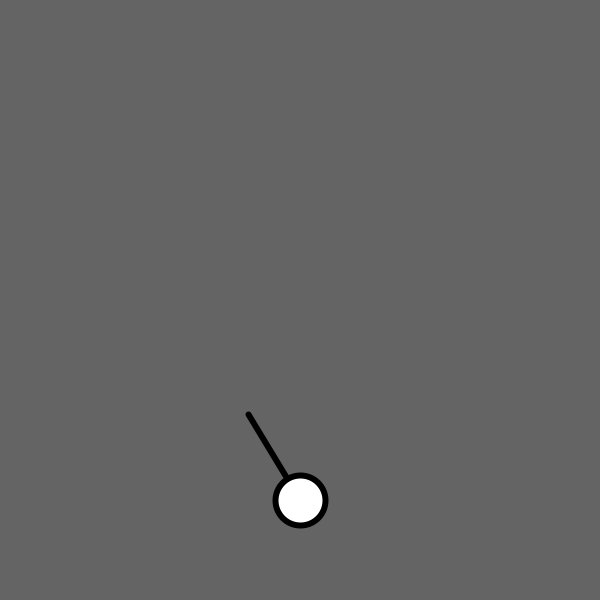
Frame 1 (no input)
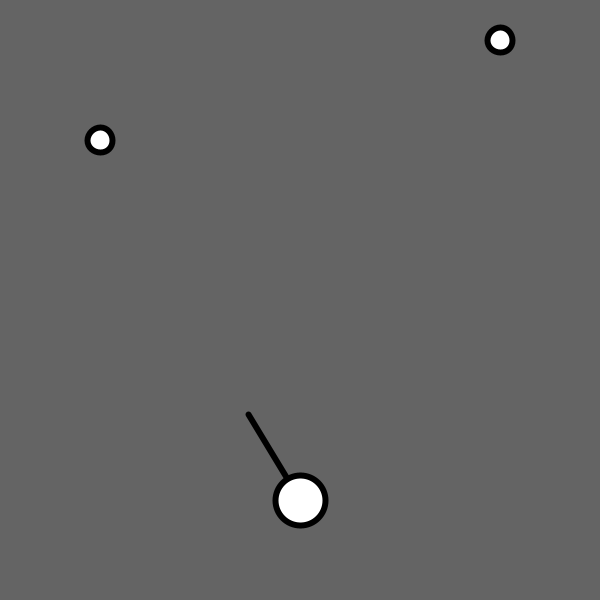
Frame 60 (the mouse pressed at the canvas centre just before this capture)
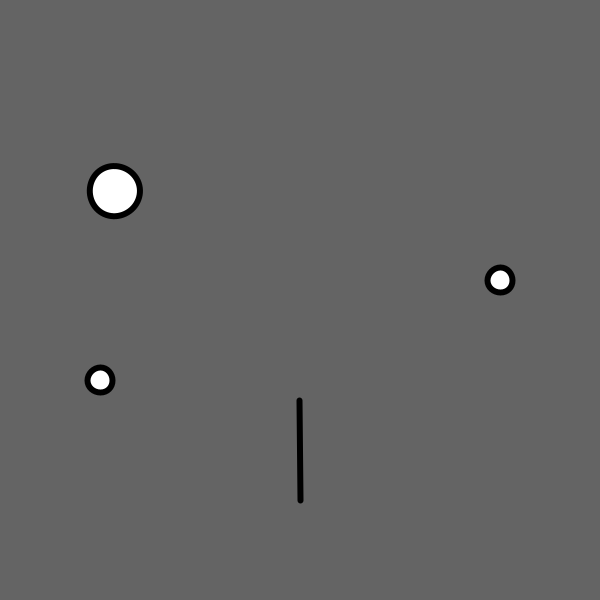
Frame 120 (the mouse held since frame 60 and released just before this capture)

The Processing sketch that drew these frames (run headless with seeded random() and noise(); from frame 60 on, the mouse is pressed at the canvas centre):

// Processing sketch: asteroids
// ── asteroids.pde
float[] asteroidXPos = { 100, 500};
float[] asteroidYPos = { -100, -200};
float[] asteroidDist = new float[3];
float[] asteroidAngle = new float[3];

float[] asteroidDistDiff = new float[3];
float[] asteroidAngleDiff = new float[3];

PVector origin;
PVector cannonPos;
PVector bulletPos;
PVector rotatedPoint;

float cannonAngle;
float bulletAngle;
float bulletDist;

boolean fireBullet;

void setup() {
  
  size(600,600); 

  //starting point  
  origin = new PVector(0, 0);

  //position of cannon
  cannonPos = new PVector(300, 500);

  //put bullet in the same starting position as cannon
  bulletPos = new PVector(300, 500);

  //point that is rotated
  rotatedPoint = new PVector(0, 0);
  
  fireBullet = false;
}

void draw() {
  
  background(100);

  //move the asteroids  
  for (int i = 0; i < 2; i++) {
    
    //rate that they fall
    asteroidYPos[i] += 4;
    
    //moves them back to their start position
    if(asteroidYPos[i] > height+100) {
      asteroidYPos[i] = -100;
    }
    
  }
  
  //Move the bullet (based on mousePressed)
  if (fireBullet) {
    //speed of bullet
    bulletPos.y-=6;    
  }
  
  //reset bullet
  if(bulletDist >= 600) {
  
    bulletPos.x = cannonPos.x;
    bulletPos.y = cannonPos.y;
    
    rotatedPoint.x = 0;
    rotatedPoint.y = 0;
    
    bulletAngle = 0;
    
    //println("rotatedPoint.x: " + rotatedPoint.x);
    //println("rotatedPoint.y: " + rotatedPoint.y);
    
    fireBullet = false;
  
  }
  
  //get cannon angle  
  cannonAngle = atan2(mouseY - cannonPos.y, mouseX - cannonPos.x);
  cannonAngle -= PI/2;  

  println("cannonAngle: "+ cannonAngle);
  println("bulletAngle: "+ bulletAngle);
  println(PI/4);
  println(PI/3);
  println(PI/2);
  println(PI);
  println(PI+(PI/4));
  println(PI+(PI/3));
  println(PI+(PI/2));
  //calculate bullet distance  
  bulletDist = dist(cannonPos.x, cannonPos.y, bulletPos.x, bulletPos.y);
  
  
  //calculate asteroid angle, distance, and difference  
  for (int i = 0; i < 2; i++) {
    asteroidDist[i] = dist(asteroidXPos[i], asteroidYPos[i], cannonPos.x, cannonPos.y);
    asteroidAngle[i] = atan2(asteroidXPos[i] - cannonPos.x, asteroidYPos[i] - cannonPos.y);
    
    println("asteroidDist["+i+"]: " + asteroidDist[i]);
    println("asteroidAngle["+i+"]: " + asteroidAngle[i]);
    
    asteroidDistDiff[i] = abs(asteroidDist[i] - bulletDist);
    asteroidAngleDiff[i] = abs(asteroidAngle[i] - bulletAngle);
    //adjust for cannonPos rotation
    asteroidAngleDiff[i] -= PI/2;;

    println("asteroidDistDiff["+i+"]: " + asteroidDistDiff[i]);
    println("asteroidAngleDiff["+i+"]: " + asteroidAngleDiff[i]);

    //check for collision
    if(asteroidDistDiff[i] < 10.0 && asteroidAngleDiff[i] < 0.1 && fireBullet==true) {
      //do something to the asteroid
      //in this example, I move it off the screen
      asteroidXPos[i] = -100;
      
      println("WIN! with: " + i);
    }
  }
  
  //cannon
  pushMatrix();
    translate(cannonPos.x, cannonPos.y);
    rotate(cannonAngle);
    
    strokeWeight(6);
    line(0,0,0,100);
  
  popMatrix();

  //bullet
  pushMatrix();
    //first move to a new x/y to compensate for rotation
    translate(rotatedPoint.x,rotatedPoint.y);
    //then rotate
    rotate(bulletAngle);
    //then move the bullet
    translate(bulletPos.x,bulletPos.y);
    ellipse(0,0,50,50);
  
  popMatrix();
  
  //asteroids
  for (int i = 0; i < 2; i++) {
   
    ellipse(asteroidXPos[i],asteroidYPos[i], 25, 25);
    
  }
  
  //print bullet x/y to console
  //println("bulletPos.x: " + bulletPos.x);
  //println("bulletPos.y: " + bulletPos.y);

}

void mousePressed() {
 
  //only be able to fire one bullet
  bulletPos.set(300, 500);

  
   bulletAngle = cannonAngle+PI;
   fireBullet = true;
   
   //println("bulletPos.x: " + bulletPos.x);
   //println("bulletPos.y: " + bulletPos.y);
  
   
   rotatedPoint = newRotatedPoint(origin, bulletPos, bulletAngle);
   
   rotatedPoint.x = bulletPos.x - rotatedPoint.x;
   rotatedPoint.y = bulletPos.y - rotatedPoint.y;
  
  // rotatedPoint.x = rotatedPoint.x - bulletPos.x;
  // rotatedPoint.y = rotatedPoint.y - bulletPos.y;
   
   //println("rotatedPoint.x Change: " + rotatedPoint.x);
   //println("rotatedPoint.y Change: " + rotatedPoint.y);
 
}

PVector newRotatedPoint(PVector origin, PVector point, float radian) {   
    float s = sin(radian);   
    float c = cos(radian);  

    // translate point back to origin:  
    point.x -= origin.x;   
    point.y -= origin.y;   

    // rotate point   
    float xnew = point.x * c - point.y * s;   
    float ynew = point.x * s + point.y * c; 

    // translate point back to global coords:
    PVector TranslatedPoint;
    TranslatedPoint = new PVector(0, 0);
    TranslatedPoint.x = xnew + origin.x;  
    TranslatedPoint.y = ynew + origin.y; 

    //println("TranslatedPoint.x: " + TranslatedPoint.x);
    //println("TranslatedPoint.y: " + TranslatedPoint.y);

    return TranslatedPoint;
} 
